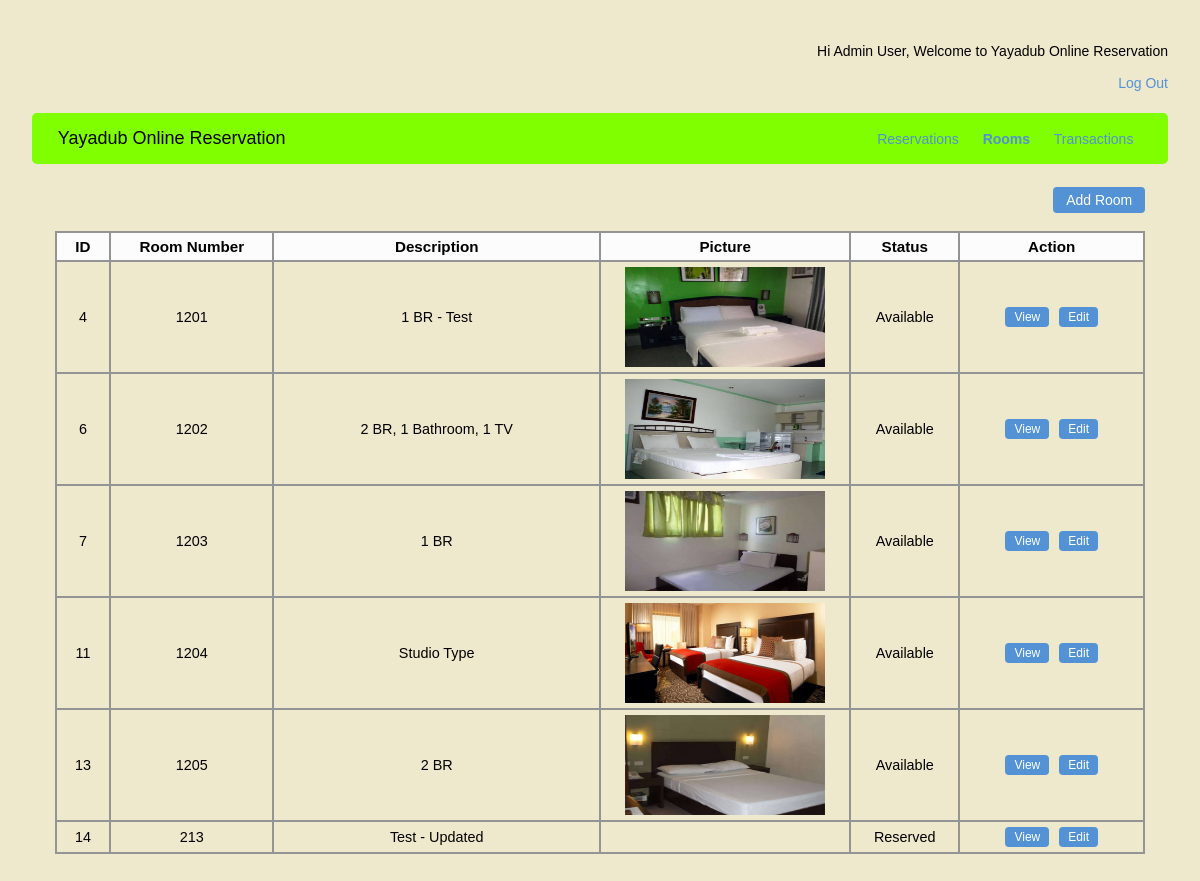
The app's page /admin/rooms.php (signed in) with its own data.
### tables this page shows
CREATE TABLE `rooms` (
  `id` int(11) NOT NULL,
  `room_number` varchar(50) NOT NULL,
  `description` varchar(200) NOT NULL,
  `type` varchar(25) NOT NULL,
  `status` varchar(10) NOT NULL
);

CREATE TABLE `room_images` (
  `id` int(11) NOT NULL,
  `room_id` int(11) NOT NULL,
  `url` varchar(250) NOT NULL
);

### admin/rooms.php (the view, shortened to what this page needs)
<?php
include "../connection.php";
?>
<html>
    <head>
        <link rel="stylesheet" href="../style.css" type="text/css" />
    </head>
    <body>
        <form method="POST">
            <div class="welcome">
                <p align="right">
                    Hi <?php echo $_SESSION["username"]; ?>, Welcome to Yayadub Online Reservation<br/><br/>
                    <a href="../logout.php">Log Out</a>
                </p>
            </div>
            <table class="nav">
            <tr>
                <td class="links title"><span onclick="window.location = 'index.php'">Yayadub Online Reservation</span></td>
                <td>
                    <table align="right" width="50%">
                    <tr>
                        <td class="links">
                            <a href="index.php">Reservations</a>
                        </td>
                        <td class="links">
                            <a href="rooms.php"><b>Rooms</b></a>
                        </td>
                        <td class="links">
                            <a href="transactions.php">Transactions</a>
                        </td>
                    </tr>
                    </table>
                </td>
            </tr>
            </table>
            <div class="add_item" align="right">
                <input type='button' onclick='add_room()' class="btn" value='Add Room'>
            </div>
            <br/>
            <table class="tbl_RecordList" cellpadding="0" cellspacing="0">
                <tr style="background: #fcfcfc">
                    <th width='5%'>ID</th>
                    <th width='15%'>Room Number</th>
                    <th width='30%'>Description</th>
                    <th width='23%'>Picture</th>
                    <th width='10%'>Status</th>
                    <th width='17%'>Action</th>
                </tr>
            <?php
            $getRooms = mysqli_query($connection, "SELECT id as room_id, room_number, description, status FROM `rooms`");
                if(mysqli_num_rows($getRooms) != 0){
                    while($fetchRooms = mysqli_fetch_array($getRooms)){
                        echo "<tr>";
                        echo "<td align='center'>". $fetchRooms["room_id"] ."</td>";
                        echo "<td align='center'>". $fetchRooms["room_number"] ."</td>";
                        echo "<td align='center'>". $fetchRooms["description"] ."</td>";
                        echo "<td align='center'>";
                        $getRoomImage = mysqli_query($connection, "SELECT * FROM `room_images` WHERE room_id = '".$fetchRooms["room_id"]."'");
                        if(mysqli_num_rows($getRoomImage) != 0){
                            while($fetchRoomImage = mysqli_fetch_array($getRoomImage)){
                                if($fetchRoomImage['url'] != ""){
                                    echo "<img src='../images/rooms/".$fetchRoomImage['url']."' width='200px' height='100px' />";
                                }
                            }
                        }
                        echo "</td>";
                        echo "<td align='center'>". $fetchRooms["status"] ."</td>";
                        echo "<td align='center'>";
                            echo "<input type='button' class='action' onclick='view(". $fetchRooms["room_id"] .")' value='View'>";
                            echo "<input type='button' class='action' onclick='edit(". $fetchRooms["room_id"] .")' value='Edit'>";
                        echo "</td>";
                        echo "</tr>";
                    }
                } else {
                    echo "<tr><td colspan='6'>No record found.</td></tr>";
                }
            ?>
            </table>
            <br/><br/>
        </form>
    </body>
</html>

### style.css (style rules this page uses)
body { background-color:#EEE8CD; font-family: "Gill Sans MT", Calibri, sans-serif, arial; padding:1% 2%; }
.welcome p { font-size:14px; margin: 2% 0; }
.welcome p a:link { text-decoration: none; color: #5292d5; }
.nav { width: 100%; text-align: center; background-color: #7FFF00; border-radius: 5px; padding: 1% 2%; margin-bottom: 2%; }
.nav .links { font-size: 14px; text-align: center; }
.nav .title { font-size: 18px; text-align: left; }
.nav .title span { cursor: pointer; }
.nav .links a:link, .forgot_password a:link, .signup a:link { text-decoration: none; color: #5292d5; margin-left: 10px; }
.tbl_RecordList { border: solid 1px #949494; width: 96%; margin: auto; padding: 0; }
.tbl_RecordList td { border: solid 1px #949494; font-size: 90%; padding: 5px; }
.tbl_RecordList td .action { background-color: #5292d5; color: #FFFFFF; display: inline-block; padding: 2px 8px; font-size: 12px; margin: 0 5px; text-align: center; vertical-align: middle; cursor: pointer; border: 1px solid transparent; border-radius: 4px; }
.tbl_RecordList th { border: solid 1px #949494; font-weight: 700; padding: 5px; font-size: 95%; color: #010101 }
.add_item { margin: 0 2%; }
.add_item .btn, .div_btn_tab .btn { background-color: #5292d5; color: #FFFFFF; display: inline-block; padding: 4px 12px; font-size: 14px; font-weight: 400; text-align: center; vertical-align: middle; cursor: pointer; border: 1px solid transparent; border-radius: 4px; }
html body { background: url(yayadub.jpg) no - repeat center center fixed; -webkit-background-size: cover; -moz-background-size: cover; -o-background-size: cover; background-size: cover; }

### records on screen
rooms: id "4", room_number "1201", description "1 BR - Test", status "Available"
room_images: url (picture)
rooms: id "6", room_number "1202", description "2 BR, 1 Bathroom, 1 TV", status "Available"
room_images: url (picture)
rooms: id "7", room_number "1203", description "1 BR", status "Available"
room_images: url (picture)
rooms: id "11", room_number "1204", description "Studio Type", status "Available"
room_images: url (picture)
rooms: id "13", room_number "1205", description "2 BR", status "Available"
room_images: url (picture)
rooms: id "14", room_number "213", description "Test - Updated", status "Reserved"

### other values on screen
$_SESSION["username"] "Admin User"
